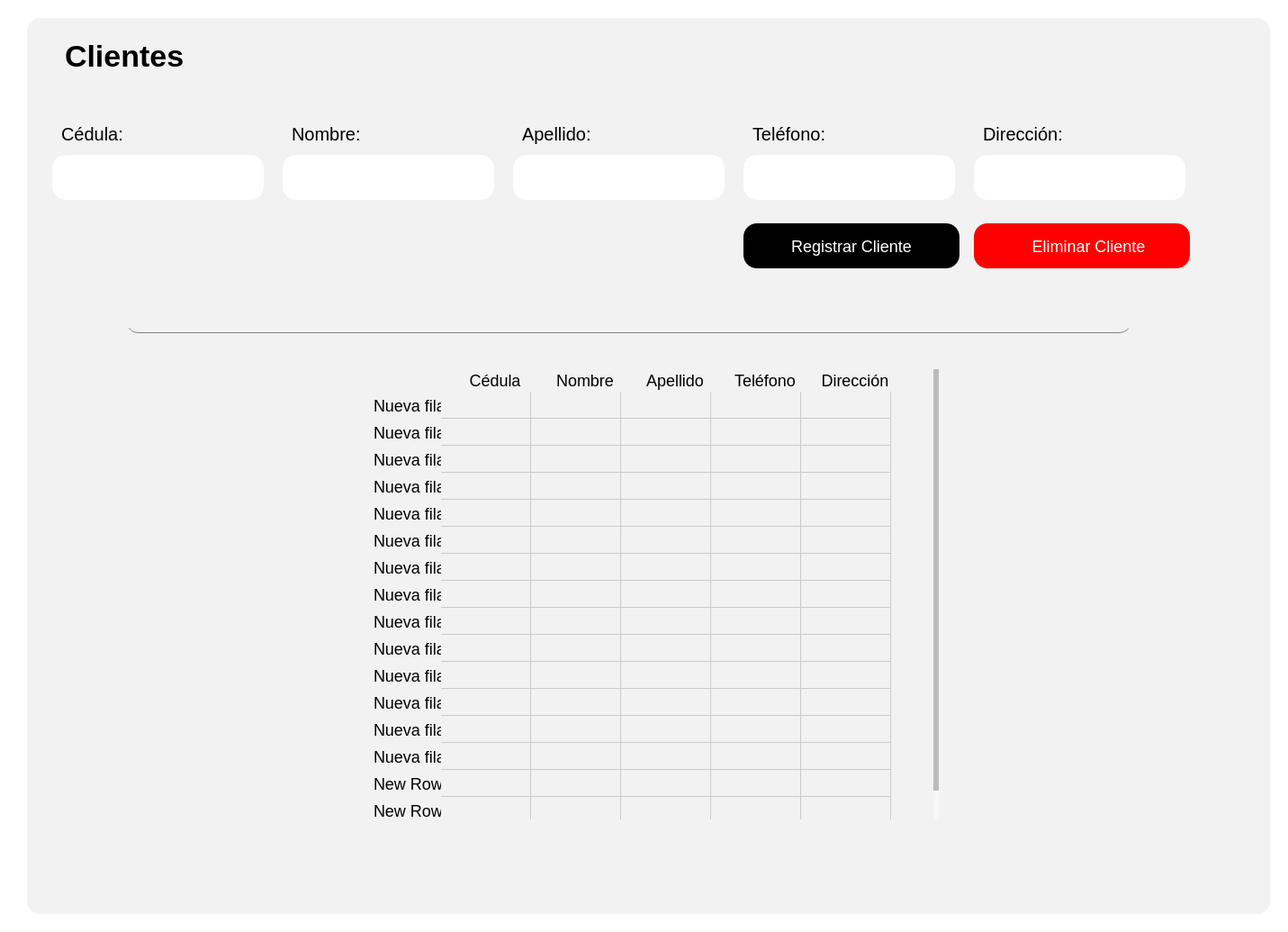
<?xml version="1.0" encoding="UTF-8"?>
<ui version="4.0">
 <class>Form</class>
 <widget class="QWidget" name="Form">
  <property name="geometry">
   <rect>
    <x>0</x>
    <y>0</y>
    <width>1431</width>
    <height>1035</height>
   </rect>
  </property>
  <property name="windowTitle">
   <string>Form</string>
  </property>
  <property name="styleSheet">
   <string notr="true">background-color: rgb(255, 255, 255);
</string>
  </property>
  <layout class="QHBoxLayout" name="horizontalLayout">
   <item>
    <widget class="QWidget" name="Contenedor" native="true">
     <property name="styleSheet">
      <string notr="true">
QPushButton {
    background-color: black; /* Fondo blanco */
    border: none; /* Sin borde ni decoración inicial */
    color:  white; /* Color del texto */
    border-radius: 15px; /* Bordes circulares */
    padding: 5px 10px; /* Espaciado interno para mejor apariencia */
	height: 40px; /* Altura del botón */
    text-align: center; /* Alinea el texto del botón a la izquierda */
    font-size: 18px; /* Tamaño de fuente */
	margin-top:20px;
}

QPushButton:hover {
    background-color: rgb(106, 106, 106); /* Gris claro al pasar el mouse */
    cursor: pointer; /* Cursor de mano al pasar sobre el botón */
}

QToolButton {
    background-color: white; /* Fondo blanco */
    border: none; /* Sin borde ni decoración inicial */
    color:  rgb(50, 50, 50); /* Color del texto */
    border-radius: 15px; /* Bordes circulares */
    padding: 5px 10px; /* Espaciado interno para mejor apariencia */
	height: 40px; /* Altura del botón */
    text-align: left; /* Alinea el texto del botón a la izquierda */
    font-size: 18px; /* Tamaño de fuente */
    cursor: pointer;
}

QToolButton:hover {
    background-color: #f2f2f2; /* Gris claro al pasar el mouse */
    cursor: pointer;
}
QLineEdit {
    background-color: rgb(255, 255, 255); /* Fondo blanco */
    border: none; /* Sin bordes visibles */
    padding: 4px; /* Espaciado interno entre el texto y los bordes */
    margin-right: 5px; /* Espaciado externo solo a la derecha */
    border-radius: 10px; /* Bordes redondeados */
    color: black; /* Texto negro */
    text-align: left; /* Texto alineado a la izquierda */
    font-size: 18px; /* Tamaño del texto */
}

/* Cuando el QLineEdit está enfocado (se está escribiendo) */
QLineEdit:focus {
    background-color: rgb(230, 230, 250); /* Color de fondo cuando el campo está activo */
    border: 1px solid rgb(0, 0, 0); /* Borde negro al estar activo */
}

QLabel {
    font-size: 20px; /* Tamaño de fuente */
    color:  black; /* Color del texto */
    margin-right: 10px; /* Espaciado a la derecha */
    padding: 5px; /* Espaciado interno */
    text-align: left; /* Alineación del texto a la izquierda */
}
QTableWidget {
    border: none;
    background-color: #ffffff; /* Fondo blanco para la tabla */
    box-shadow: 0 4px 8px rgba(0, 0, 0, 0.1); /* Sombra suave alrededor de la tabla */
}

QTableWidget::item {
    background-color: #f2f2f2; 
    border: none; 
    transition: background-color 0.3s ease; /* Suavizado de transición de color de fondo */
    pointer-events: none; /* Desactiva la interacción con las celdas (como editar) */
}

QTableWidget::item:selected {
    background-color: #aad4ff; /* Color azul claro para celdas seleccionadas */
    color: black; /* Texto negro para celdas seleccionadas */
}

QTableWidget::item:hover {
    background-color: #e6e6e6; /* Color de fondo al pasar el cursor sobre las celdas */
}

QHeaderView::section {
    border: none; 
    background-color: #f2f2f2; 
    font-weight: normal; /* No negritas */
    text-align: center; /* Centrado del texto en los encabezados */
    box-shadow: 0 2px 4px rgba(0, 0, 0, 0.1); /* Sombra suave para los encabezados */
}

QHeaderView::section:focus {
    background-color: #f2f2f2; /* Sin color de fondo cuando está en foco */
    border: none; /* Sin borde cuando está en foco */
}

QTableWidget::item:focus {
    border: none; /* Sin borde cuando las celdas tienen el foco */
    background-color: #f2f2f2; /* Mantener el fondo sin color azul */
}

QTableCornerButton::section {
    background-color: #f2f2f2; 
    border: none; 
}

QTableWidget::verticalHeader {
    background-color: #f2f2f2;
    border: none;
    font-weight: normal; /* No negritas */
}

QTableWidget::item:hover {
    background-color: #e6e6e6; /* Color de fondo al pasar el cursor sobre las celdas */
}

/* Personalización de la barra de desplazamiento */
QScrollBar:vertical {
    border: none;
    background: #f7f7f7; /* Fondo de la barra */
    width: 8px; /* Barra más delgada */
    border-radius: 4px; /* Bordes más redondeados */
}

QScrollBar::handle:vertical {
    background: #bbb; /* Fondo del control deslizante */
    min-height: 20px; /* Control deslizante más delgado */
    border-radius: 4px; /* Bordes redondeados */
    transition: background-color 0.3s ease; /* Transición suave para el cambio de color */
}

QScrollBar::handle:vertical:hover {
    background: #888; /* Color más oscuro cuando el control deslizante está siendo desplazado */
}

QScrollBar::add-line:vertical, QScrollBar::sub-line:vertical {
    border: none;
    background: #f2f2f2; /* Fondo para los botones de la barra */
    height: 0px; /* Sin altura para los botones */
}

QScrollBar:horizontal {
    border: none;
    background: #f7f7f7; /* Fondo de la barra */
    height: 8px; /* Barra más delgada */
    border-radius: 4px; /* Bordes más redondeados */
}

QScrollBar::handle:horizontal {
    background: #bbb; /* Fondo del control deslizante */
    min-width: 20px; /* Control deslizante más delgado */
    border-radius: 4px; /* Bordes redondeados */
    transition: background-color 0.3s ease; /* Transición suave para el cambio de color */
}

QScrollBar::handle:horizontal:hover {
    background: #888; /* Color más oscuro cuando el control deslizante está siendo desplazado */
}

QScrollBar::add-line:horizontal, QScrollBar::sub-line:horizontal {
    border: none;
    background: #f2f2f2; /* Fondo para los botones de la barra */
    width: 0px; /* Sin ancho para los botones */
}


</string>
     </property>
     <layout class="QHBoxLayout" name="horizontalLayout_2">
      <item>
       <widget class="QStackedWidget" name="Contenido">
        <property name="styleSheet">
         <string notr="true">margin-left:10px;
border-radius:15px;
background-color: #f2f2f2; 
</string>
        </property>
        <widget class="QWidget" name="ContenidoPage1">
         <layout class="QVBoxLayout" name="verticalLayout_2">
          <item alignment="Qt::AlignHCenter">
           <widget class="QWidget" name="widget_3" native="true">
            <property name="styleSheet">
             <string notr="true"/>
            </property>
            <layout class="QGridLayout" name="gridLayout">
             <item row="1" column="0">
              <layout class="QGridLayout" name="gridLayout_2">
               <item row="2" column="4">
                <widget class="QLabel" name="label_4">
                 <property name="text">
                  <string>Dirección:</string>
                 </property>
                </widget>
               </item>
               <item row="3" column="4">
                <widget class="QLineEdit" name="InputDireccion">
                 <property name="sizePolicy">
                  <sizepolicy hsizetype="Fixed" vsizetype="Fixed">
                   <horstretch>0</horstretch>
                   <verstretch>0</verstretch>
                  </sizepolicy>
                 </property>
                 <property name="minimumSize">
                  <size>
                   <width>250</width>
                   <height>50</height>
                  </size>
                 </property>
                 <property name="maximumSize">
                  <size>
                   <width>250</width>
                   <height>50</height>
                  </size>
                 </property>
                 <property name="styleSheet">
                  <string notr="true">background-color: rgb(255, 255, 255);</string>
                 </property>
                </widget>
               </item>
               <item row="3" column="1">
                <widget class="QLineEdit" name="InputNombre">
                 <property name="sizePolicy">
                  <sizepolicy hsizetype="Fixed" vsizetype="Fixed">
                   <horstretch>0</horstretch>
                   <verstretch>0</verstretch>
                  </sizepolicy>
                 </property>
                 <property name="minimumSize">
                  <size>
                   <width>250</width>
                   <height>50</height>
                  </size>
                 </property>
                 <property name="maximumSize">
                  <size>
                   <width>250</width>
                   <height>50</height>
                  </size>
                 </property>
                 <property name="styleSheet">
                  <string notr="true">background-color: rgb(255, 255, 255);</string>
                 </property>
                </widget>
               </item>
               <item row="3" column="2">
                <widget class="QLineEdit" name="InputApellido">
                 <property name="sizePolicy">
                  <sizepolicy hsizetype="Fixed" vsizetype="Fixed">
                   <horstretch>0</horstretch>
                   <verstretch>0</verstretch>
                  </sizepolicy>
                 </property>
                 <property name="minimumSize">
                  <size>
                   <width>250</width>
                   <height>50</height>
                  </size>
                 </property>
                 <property name="maximumSize">
                  <size>
                   <width>250</width>
                   <height>50</height>
                  </size>
                 </property>
                 <property name="styleSheet">
                  <string notr="true">background-color: rgb(255, 255, 255);</string>
                 </property>
                </widget>
               </item>
               <item row="2" column="0">
                <widget class="QLabel" name="label_3">
                 <property name="text">
                  <string>Cédula:</string>
                 </property>
                </widget>
               </item>
               <item row="3" column="3">
                <widget class="QLineEdit" name="InputTelefono">
                 <property name="sizePolicy">
                  <sizepolicy hsizetype="Fixed" vsizetype="Fixed">
                   <horstretch>0</horstretch>
                   <verstretch>0</verstretch>
                  </sizepolicy>
                 </property>
                 <property name="minimumSize">
                  <size>
                   <width>250</width>
                   <height>50</height>
                  </size>
                 </property>
                 <property name="maximumSize">
                  <size>
                   <width>250</width>
                   <height>50</height>
                  </size>
                 </property>
                 <property name="styleSheet">
                  <string notr="true">background-color: rgb(255, 255, 255);</string>
                 </property>
                </widget>
               </item>
               <item row="3" column="0">
                <widget class="QLineEdit" name="InputCedula">
                 <property name="sizePolicy">
                  <sizepolicy hsizetype="Fixed" vsizetype="Fixed">
                   <horstretch>0</horstretch>
                   <verstretch>0</verstretch>
                  </sizepolicy>
                 </property>
                 <property name="minimumSize">
                  <size>
                   <width>250</width>
                   <height>50</height>
                  </size>
                 </property>
                 <property name="maximumSize">
                  <size>
                   <width>250</width>
                   <height>50</height>
                  </size>
                 </property>
                 <property name="styleSheet">
                  <string notr="true">background-color: rgb(255, 255, 255);</string>
                 </property>
                </widget>
               </item>
               <item row="2" column="2">
                <widget class="QLabel" name="label_7">
                 <property name="text">
                  <string>Apellido:</string>
                 </property>
                </widget>
               </item>
               <item row="2" column="1">
                <widget class="QLabel" name="label_5">
                 <property name="text">
                  <string>Nombre:</string>
                 </property>
                </widget>
               </item>
               <item row="2" column="3">
                <widget class="QLabel" name="label">
                 <property name="text">
                  <string>Teléfono:</string>
                 </property>
                </widget>
               </item>
               <item row="0" column="0">
                <widget class="QLabel" name="LabelVentasA">
                 <property name="styleSheet">
                  <string notr="true">#LabelVentasA {
    font-weight: bold; /* Negrita */
    font-size: 34px; /* Tamaño de fuente */
}
</string>
                 </property>
                 <property name="text">
                  <string>Clientes</string>
                 </property>
                </widget>
               </item>
               <item row="1" column="0">
                <widget class="QLabel" name="label_30">
                 <property name="text">
                  <string/>
                 </property>
                </widget>
               </item>
               <item row="3" column="5">
                <widget class="QLineEdit" name="lineEdit_2"/>
               </item>
               <item row="4" column="4">
                <widget class="QPushButton" name="BtnEliminar">
                 <property name="cursor">
                  <cursorShape>PointingHandCursor</cursorShape>
                 </property>
                 <property name="styleSheet">
                  <string notr="true">
QPushButton {
    background-color: red; /* Fondo blanco */
    border: none; /* Sin borde ni decoración inicial */
    color:  white; /* Color del texto */
    border-radius: 15px; /* Bordes circulares */
    padding: 5px 10px; /* Espaciado interno para mejor apariencia */
	height: 40px; /* Altura del botón */
    text-align: center; /* Alinea el texto del botón a la izquierda */
    font-size: 18px; /* Tamaño de fuente */
	margin-top:20px;
    cursor: pointer; /* Cursor de mano al pasar sobre el botón */
}

QPushButton:hover {
    background-color: rgb(106, 106, 106); /* Gris claro al pasar el mouse */
    cursor: pointer; /* Cursor de mano al pasar sobre el botón */
}</string>
                 </property>
                 <property name="text">
                  <string>   Eliminar Cliente</string>
                 </property>
                 <property name="icon">
                  <iconset>
                   <normaloff>../../assets/iconos/eliminar.png</normaloff>../../assets/iconos/eliminar.png</iconset>
                 </property>
                 <property name="iconSize">
                  <size>
                   <width>30</width>
                   <height>30</height>
                  </size>
                 </property>
                </widget>
               </item>
               <item row="4" column="3">
                <widget class="QPushButton" name="BtnRegistrar">
                 <property name="cursor">
                  <cursorShape>PointingHandCursor</cursorShape>
                 </property>
                 <property name="styleSheet">
                  <string notr="true">
QPushButton {
    background-color: black; /* Fondo blanco */
    border: none; /* Sin borde ni decoración inicial */
    color:  white; /* Color del texto */
    border-radius: 15px; /* Bordes circulares */
    padding: 5px 10px; /* Espaciado interno para mejor apariencia */
	height: 40px; /* Altura del botón */
    text-align: center; /* Alinea el texto del botón a la izquierda */
    font-size: 18px; /* Tamaño de fuente */
	margin-top:20px;
}

QPushButton:hover {
    background-color: rgb(106, 106, 106); /* Gris claro al pasar el mouse */
    cursor: pointer; /* Cursor de mano al pasar sobre el botón */
}</string>
                 </property>
                 <property name="text">
                  <string>Registrar Cliente</string>
                 </property>
                </widget>
               </item>
              </layout>
             </item>
            </layout>
           </widget>
          </item>
          <item alignment="Qt::AlignHCenter">
           <widget class="QWidget" name="widget_2" native="true">
            <property name="sizePolicy">
             <sizepolicy hsizetype="Fixed" vsizetype="Preferred">
              <horstretch>0</horstretch>
              <verstretch>0</verstretch>
             </sizepolicy>
            </property>
            <property name="minimumSize">
             <size>
              <width>1200</width>
              <height>0</height>
             </size>
            </property>
            <property name="styleSheet">
             <string notr="true"/>
            </property>
            <layout class="QHBoxLayout" name="horizontalLayout_3">
             <item>
              <widget class="QLineEdit" name="lineEditBuscador">
               <property name="styleSheet">
                <string notr="true">QLineEdit {
    border: none;
    border-bottom: 0.5px solid gray;
}

QLineEdit:focus {
    border: none;
    border-bottom: 1.5px solid black; /* Cambia el color y grosor según desees */
}
</string>
               </property>
              </widget>
             </item>
             <item alignment="Qt::AlignHCenter">
              <widget class="QLabel" name="label_2">
               <property name="text">
                <string/>
               </property>
               <property name="pixmap">
                <pixmap>../../assets/iconos/buscar.png</pixmap>
               </property>
              </widget>
             </item>
            </layout>
           </widget>
          </item>
          <item>
           <widget class="QWidget" name="widget" native="true">
            <property name="styleSheet">
             <string notr="true"/>
            </property>
            <layout class="QVBoxLayout" name="verticalLayout_3">
             <item alignment="Qt::AlignHCenter|Qt::AlignVCenter">
              <widget class="QTableWidget" name="TablaClientes">
               <property name="sizePolicy">
                <sizepolicy hsizetype="Fixed" vsizetype="Fixed">
                 <horstretch>0</horstretch>
                 <verstretch>0</verstretch>
                </sizepolicy>
               </property>
               <property name="minimumSize">
                <size>
                 <width>650</width>
                 <height>500</height>
                </size>
               </property>
               <property name="font">
                <font>
                 <family>MS Shell Dlg 2</family>
                 <pointsize>11</pointsize>
                 <weight>75</weight>
                 <bold>true</bold>
                </font>
               </property>
               <property name="styleSheet">
                <string notr="true">
QTableWidget {
    border: none;
    box-shadow: 0 4px 8px rgba(0, 0, 0, 0.1); /* Sombra suave alrededor de la tabla */
}

QTableWidget::item {
    background-color: #f2f2f2; 
    border: none; 
    font-size: 18px; /* Tamaño de letra */
    transition: background-color 0.3s ease; /* Suavizado de transición de color de fondo */
    pointer-events: none; /* Desactiva la interacción con las celdas (como editar) */
}

QTableWidget::item:selected {
    background-color: #aad4ff; /* Color azul claro para celdas seleccionadas */
    color: black; /* Texto negro para celdas seleccionadas */
}

QTableWidget::item:hover {
    background-color: #e6e6e6; /* Color de fondo al pasar el cursor sobre las celdas */
}

QHeaderView::section {
    border: none; 
    background-color: #f2f2f2; 
    font-size: 18px; /* Tamaño de letra */
    font-weight: normal; /* No negritas */
    text-align: center; /* Centrado del texto en los encabezados */
    box-shadow: 0 2px 4px rgba(0, 0, 0, 0.1); /* Sombra suave para los encabezados */
}

QHeaderView::section:focus {
    background-color: #f2f2f2; /* Sin color de fondo cuando está en foco */
    border: none; /* Sin borde cuando está en foco */
}

QTableWidget::item:focus {
    border: none; /* Sin borde cuando las celdas tienen el foco */
    background-color: #f2f2f2; /* Mantener el fondo sin color azul */
}

QTableCornerButton::section {
    background-color: #f2f2f2; 
    border: none; 
}

QTableWidget::verticalHeader {
    background-color: #f2f2f2;
    font-size: 23px;
    border: none;
    font-weight: normal; /* No negritas */
}

QTableWidget::item:hover {
    background-color: #e6e6e6; /* Color de fondo al pasar el cursor sobre las celdas */
}
/* Personalización de la barra de desplazamiento */
QScrollBar:vertical {
    border: none;
    background: #f7f7f7; /* Fondo de la barra */
    width: 8px; /* Barra más delgada */
    border-radius: 4px; /* Bordes más redondeados */
    margin: 0px 2px 0px 0px; /* Un pequeño margen para el desplazamiento */
}

QScrollBar::handle:vertical {
    background: #bbb; /* Fondo del control deslizante */
    min-height: 20px; /* Control deslizante más delgado */
    border-radius: 4px; /* Bordes redondeados */
    transition: background-color 0.3s ease; /* Transición suave para el cambio de color */
}

QScrollBar::handle:vertical:hover {
    background: #888; /* Color más oscuro cuando el control deslizante está siendo desplazado */
}

QScrollBar::add-line:vertical, QScrollBar::sub-line:vertical {
    border: none;
    background: #f2f2f2; /* Fondo para los botones de la barra */
    height: 0px; /* Sin altura para los botones */
}

QScrollBar:horizontal {
    border: none;
    background: #f7f7f7; /* Fondo de la barra */
    height: 8px; /* Barra más delgada */
    border-radius: 4px; /* Bordes más redondeados */
    margin: 0px 0px 2px 0px; /* Un pequeño margen para el desplazamiento */
}

QScrollBar::handle:horizontal {
    background: #bbb; /* Fondo del control deslizante */
    min-width: 20px; /* Control deslizante más delgado */
    border-radius: 4px; /* Bordes redondeados */
    transition: background-color 0.3s ease; /* Transición suave para el cambio de color */
}

QScrollBar::handle:horizontal:hover {
    background: #888; /* Color más oscuro cuando el control deslizante está siendo desplazado */
}
</string>
               </property>
               <row>
                <property name="text">
                 <string>Nueva fila</string>
                </property>
               </row>
               <row>
                <property name="text">
                 <string>Nueva fila</string>
                </property>
               </row>
               <row>
                <property name="text">
                 <string>Nueva fila</string>
                </property>
               </row>
               <row>
                <property name="text">
                 <string>Nueva fila</string>
                </property>
               </row>
               <row>
                <property name="text">
                 <string>Nueva fila</string>
                </property>
               </row>
               <row>
                <property name="text">
                 <string>Nueva fila</string>
                </property>
               </row>
               <row>
                <property name="text">
                 <string>Nueva fila</string>
                </property>
               </row>
               <row>
                <property name="text">
                 <string>Nueva fila</string>
                </property>
               </row>
               <row>
                <property name="text">
                 <string>Nueva fila</string>
                </property>
               </row>
               <row>
                <property name="text">
                 <string>Nueva fila</string>
                </property>
               </row>
               <row>
                <property name="text">
                 <string>Nueva fila</string>
                </property>
               </row>
               <row>
                <property name="text">
                 <string>Nueva fila</string>
                </property>
               </row>
               <row>
                <property name="text">
                 <string>Nueva fila</string>
                </property>
               </row>
               <row>
                <property name="text">
                 <string>Nueva fila</string>
                </property>
               </row>
               <row>
                <property name="text">
                 <string>New Row</string>
                </property>
               </row>
               <row>
                <property name="text">
                 <string>New Row</string>
                </property>
               </row>
               <column>
                <property name="text">
                 <string>Cédula</string>
                </property>
                <property name="font">
                 <font>
                  <kerning>false</kerning>
                 </font>
                </property>
                <property name="textAlignment">
                 <set>AlignCenter</set>
                </property>
               </column>
               <column>
                <property name="text">
                 <string>Nombre</string>
                </property>
                <property name="textAlignment">
                 <set>AlignCenter</set>
                </property>
               </column>
               <column>
                <property name="text">
                 <string>Apellido</string>
                </property>
                <property name="textAlignment">
                 <set>AlignCenter</set>
                </property>
               </column>
               <column>
                <property name="text">
                 <string>Teléfono</string>
                </property>
                <property name="textAlignment">
                 <set>AlignCenter</set>
                </property>
               </column>
               <column>
                <property name="text">
                 <string>Dirección</string>
                </property>
                <property name="textAlignment">
                 <set>AlignCenter</set>
                </property>
               </column>
              </widget>
             </item>
            </layout>
           </widget>
          </item>
          <item alignment="Qt::AlignHCenter|Qt::AlignVCenter">
           <widget class="QWidget" name="widget_4" native="true">
            <property name="styleSheet">
             <string notr="true"/>
            </property>
            <layout class="QGridLayout" name="gridLayout_3"/>
           </widget>
          </item>
         </layout>
        </widget>
       </widget>
      </item>
     </layout>
    </widget>
   </item>
  </layout>
 </widget>
 <resources/>
 <connections/>
</ui>
